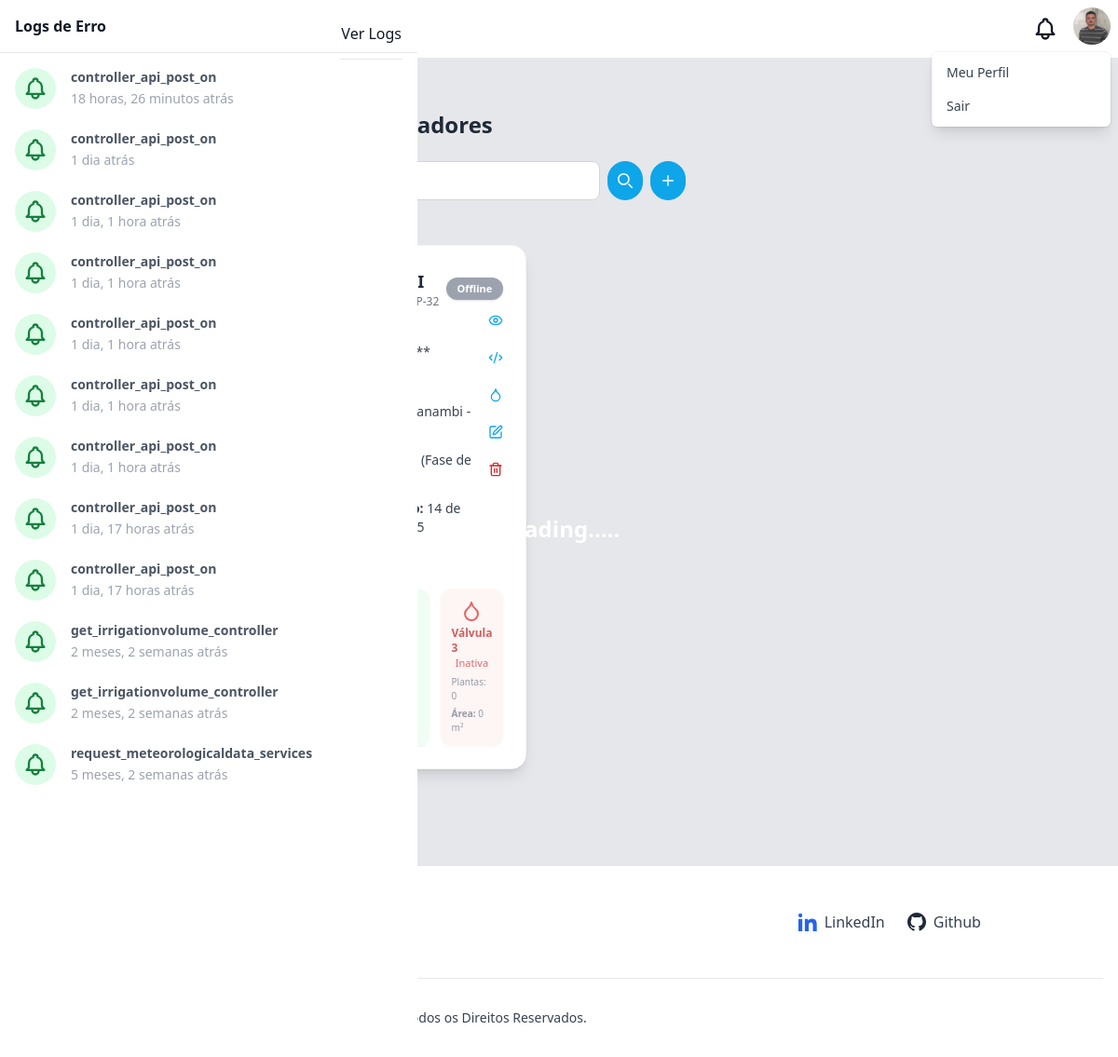
Page /controllers/ (signed in) on the earlier database version.
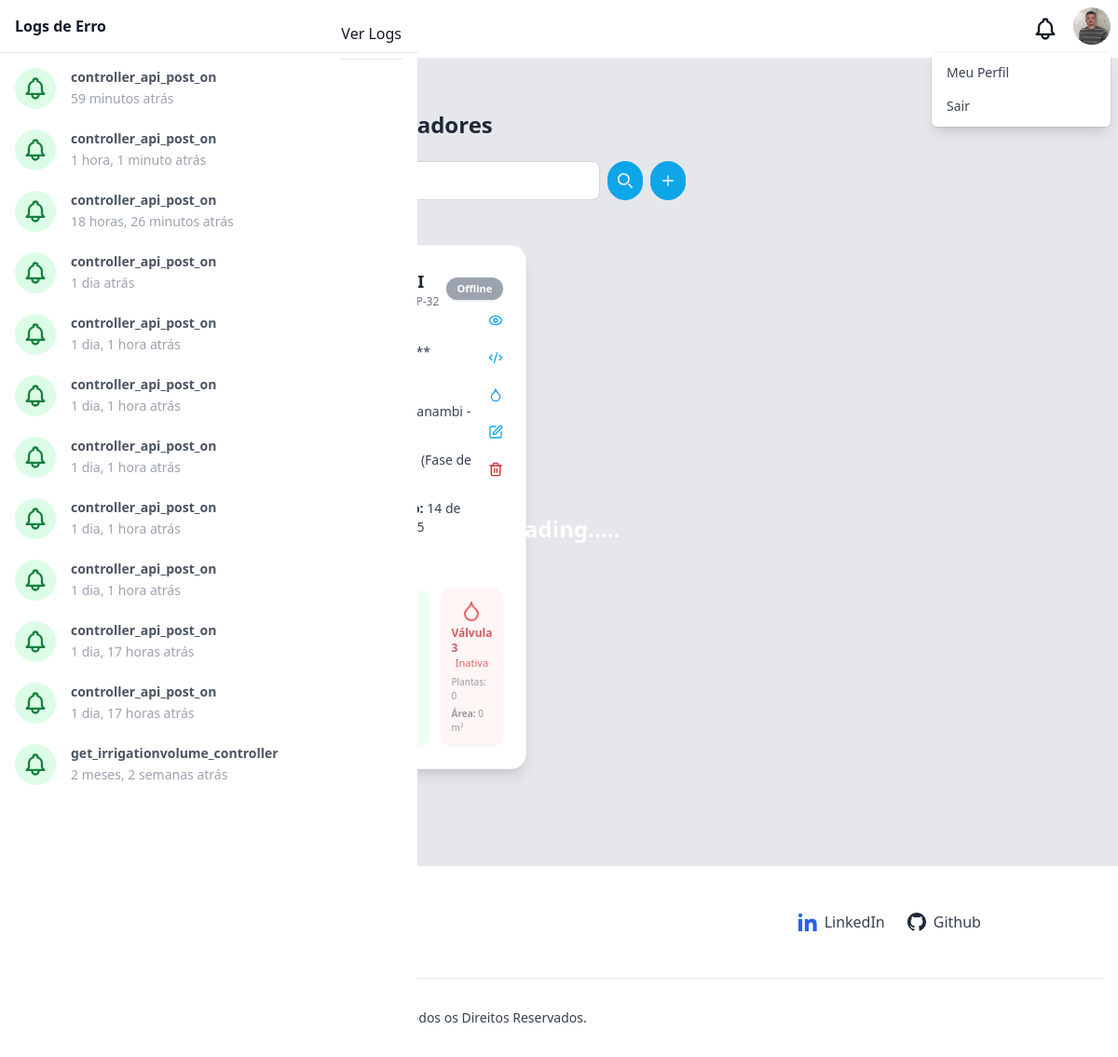
Same page on the later database version.
### controllers/models.py (models this page shows, shortened)
class Controller(models.Model):
    PHASE_CHOICES_VEGETABLE = [
        (1, 'Inicial'),
        (2, 'Vegetativa'),
        (3, 'Floração'),
        (4, 'Frutificação'),
        (5, 'Maturação'),
    ]
    uuid = models.UUIDField(default=uuid.uuid4, unique=True, null=True)
    name = models.CharField(max_length=60)
    device = models.CharField(max_length=60)
    security_code = models.CharField(
        max_length=40,
        unique=True,
        editable=False,
        default=generate_security_code
    )
    ip_address = models.GenericIPAddressField(null=True, blank=True)
    last_irrigation = models.DateField(null=True, blank=True)
    attempts = models.IntegerField(default=0)
    phase_vegetable = models.PositiveSmallIntegerField(
        choices=PHASE_CHOICES_VEGETABLE,
        help_text="Fase do cultivo no momento da irrigação"
    )
    status = models.BooleanField(default=False)
    active = models.BooleanField(default=False)
    code = models.TextField(
        null=True,
        blank=True,
        help_text="Código em C do controlador"
    )
    last_irrigation = models.DateField(null=True, blank=True)
    created_at = models.DateTimeField(auto_now_add=True)
    culturevegetable = models.ForeignKey(
        CultureVegetable,
        on_delete=models.SET_NULL,
        null=True,
        blank=True
    )
    geolocation = models.ForeignKey(
        Geolocation,
        on_delete=models.SET_NULL,
        null=True,
        blank=True
    )

### geolocations/models.py (models this page shows, shortened)
class Geolocation(models.Model):
    city = models.CharField(max_length=255)
    state = models.CharField(max_length=255)
    latitude = models.FloatField()
    longitude = models.FloatField()
    favorite = models.BooleanField(default=False)

### logs/models.py (models this page shows, shortened)
class Log(models.Model):
    reference = models.CharField(max_length=255)
    viewed = models.BooleanField(default=0)
    exception = models.JSONField()
    created_at = models.DateTimeField()

### controllers/views.py (the view)
# urls.py: path('', views.listController, name='controllers_list'),
@login_required(login_url='/auth/login/')
def listController(request):
    logs = Log.objects.order_by('-created_at')
    hasUnread = logs.filter(viewed=False).exists()
    logs = logs[:12]
    geolocations = Geolocation.objects.all()
    culturesVegetables = CultureVegetable.objects.all()
    nameQuery = request.GET.get('name', '')
    formCulturevegetable = CultureVegetableForm()
    controllers = Controller.objects.prefetch_related('valves').all().order_by('created_at')
    if nameQuery:
        controllers = controllers.filter(
            Q(name__icontains=nameQuery)
        )
    for c in controllers:
        valves = list(c.valves.all()[:3])
        while len(valves) < 3:
            valves.append(None)
        c.valves_fixed = valves
    paginator = Paginator(controllers, 9)
    pageNumber = request.GET.get('page')
    pageobj = paginator.get_page(pageNumber)
    return render(request, 'controller/list.html', context={
        'user': request.user,
        'logs': logs,
        'page_obj': pageobj,
        'name_query': nameQuery,
        'form_culture_vegetable': formCulturevegetable,
        'has_unread': hasUnread,
        'geolocations': geolocations,
        'cultures_vegetables': culturesVegetables
    })

### templates/controller/list.html (shortened to what the changed rows need)
{% extends "base.html" %}
{% load static %}
{% block content %}
<link href="https://cdn.jsdelivr.net/npm/select2@4.1.0-rc.0/dist/css/select2.min.css" rel="stylesheet" />
<link href="https://cdn.jsdelivr.net/npm/select2@4.1.0-rc.0/dist/css/select2.min.css" rel="stylesheet" />
<link rel="stylesheet" href="https://cdnjs.cloudflare.com/ajax/libs/highlight.js/11.8.0/styles/vs2015.min.css">
<link
  href="https://cdn.jsdelivr.net/npm/select2@4.1.0-rc.0/dist/css/select2.min.css"
  rel="stylesheet"
/>
<link href="{% static 'css/controller/style.css' %}" rel="stylesheet" />
<div class="antialiased font-sans min-h-[800px] bg-gray-200">
  <div class="container mx-auto py-2 px-4 sm:px-8">
    <div class="py-12">
      <div>
        <h2 class="text-2xl font-semibold leading-tight text-gray-800">
        </h2>
      </div>
      {% if page_obj %}
      <div class="grid grid-cols-1 sm:grid-cols-2 lg:grid-cols-3 gap-6 mt-12 mb-12">
          {% for controller in page_obj %}
            <div class="bg-white rounded-2xl shadow-lg hover:shadow-2xl transition-all duration-300 p-6 relative flex flex-col border border-gray-100">
              <div class="flex items-center justify-between mb-4">
                <div class="flex items-center space-x-3">
                  <div class="p-2 bg-blue-100 rounded-xl">
                  </div>
                  <div>
                    <h2 class="text-lg font-bold text-gray-800">{{ controller.name }}</h2>
                    <p class="text-xs text-gray-500">Dispositivo: {{ controller.device }}</p>
                  </div>
                </div>
                {% if controller.status %}
                  <span class="text-[11px] font-bold px-3 py-1 rounded-full text-white bg-green-600 shadow">
                    Online
                  </span>
                {% else %}
                  <span class="text-[11px] font-bold px-3 py-1 rounded-full text-white bg-gray-400 shadow">
                    Offline
                  </span>
                {% endif %}
              </div>
              <div class="absolute top-16 right-4 flex flex-col items-center gap-2">
                <button onclick="toggleSecret(this)"
                  class="text-sky-500 hover:text-sky-800 transition p-2 rounded-xl hover:bg-blue-50 focus:outline-none focus:ring-2 focus:ring-blue-300">
                  <i data-lucide="eye" class="w-4 h-4"></i>
                </button>
                <button onclick="openDeviceCodeController(this)"
                  data-code="{{ controller.code }}"
                  class="text-sky-500 hover:text-sky-800 transition p-2 rounded-xl hover:bg-blue-50 focus:outline-none focus:ring-2 focus:ring-blue-300">
                  <i id="code-icon" data-lucide="code-xml" class="w-4 h-4"></i>
                </button>
                <button class="text-sky-500 hover:text-sky-800 transition p-2 rounded-xl hover:bg-blue-50 focus:outline-none focus:ring-2 focus:ring-blue-300">
                  <i data-lucide="droplet" class="w-4 h-4"></i>
                </button>
                <button onclick="editController({{ controller.id }})" class="text-sky-500 hover:text-sky-800 transition p-2 rounded-xl hover:bg-blue-50 focus:outline-none focus:ring-2 focus:ring-blue-300">
                  <i data-lucide="edit" class="w-4 h-4"></i>
                </button>
                <button class="text-red-600 transition p-2 rounded-xl focus:outline-none focus:ring-2 focus:ring-red-300" onclick="openDeleteControllerModal({{ controller.id }})">
                  <i data-lucide="trash-2" class="w-4 h-4"></i>
                </button>
              </div>
              <div class="space-y-3 text-gray-700 text-sm">
                <div class="flex items-center">
                  <p>
                    <strong>Chave Secreta:</strong>
                    <span class="secret-code" data-code="{{ controller.security_code }}">****************</span>
                  </p>
                </div>
                <div class="flex items-center">
                  <p><strong>IP:</strong> {{ controller.ip_address }}</p>
                </div>
                <div class="flex items-center">
                  <p><strong>Localização:</strong> {{ controller.geolocation.city }} - {{ controller.geolocation.state }}</p>
                </div>
                <div class="flex items-center">
                  <p>
                    <strong>Cultura:</strong> {{ controller.culturevegetable.name }}
                    {% if controller.phase_vegetable == 1 %}
                      (Fase Inicial)
                    {% elif controller.phase_vegetable == 2 %}
                      (Fase Vegetativa)
                    {% elif controller.phase_vegetable == 3 %}
                      (Fase de Floração)
                    {% elif controller.phase_vegetable == 4 %}
                      (Fase de Frutificação)
                    {% elif controller.phase_vegetable == 5 %}
                      (Fase de Maturação)
                    {% endif %}
                  </p>
                </div>
                <div class="flex items-center">
                  <p><strong>Última Irrigação:</strong> {{ controller.last_irrigation }}</p>
                </div>
              </div>
              <div class="mt-6">
                <h3 class="text-sm font-semibold text-gray-700 mb-3">Válvulas</h3>
                  <div class="grid grid-cols-3 gap-3">
                    {% for valve in controller.valves_fixed %}
                      {% if valve %}
                        <button type="button" data-valve="{{ forloop.counter }}" onclick=""
                          class="flex flex-col items-center bg-green-50 rounded-xl p-3 shadow-sm hover:shadow-lg transition-transform transform hover:scale-105 w-full cursor-pointer focus:outline-none focus:ring-2 focus:ring-blue-300">
                          <p class="text-xs mt-1 font-semibold text-green-700">Válvula {{ forloop.counter }}</p>
                          <span class="text-[11px] text-green-600">Ativa</span>
                          <span class="text-[10px] text-gray-700 mt-1">Plantas: {{ valve.plants_number }}</span>
                          <span class="text-[10px] text-gray-700 mt-1"><strong>Área:</strong> {{ valve.irrigation_radius }} m²</span>
                        </button>
                      {% else %}
                        <div class="flex flex-col items-center bg-red-50 rounded-xl p-3 shadow-sm w-full opacity-70 cursor-not-allowed">
                          <i data-lucide="droplet" class="w-6 h-6 text-red-600"></i>
                          <p class="text-xs mt-1 font-semibold text-red-700">Válvula {{ forloop.counter }}</p>
                          <span class="text-[11px] text-red-600">Inativa</span>
                          <span class="text-[10px] text-gray-500 mt-1">Plantas: 0</span>
                          <span class="text-[10px] text-gray-500 mt-1"><strong>Área:</strong> 0 m²</span>
                        </div>
                      {% endif %}
                    {% endfor %}
                  </div>
              </div>
            </div>
          {% endfor %}
      </div>
    {% endif %}
    </div>
  </div>
</div>
{% endblock %}

### templates/base.html (shortened to what the changed rows need)
{% load static %}
<!DOCTYPE html>
<html lang="pt-br">
  <head>
    <link href="{% static 'css/style.css' %}" rel="stylesheet" />
    <link href="{% static 'css/base.css' %}" rel="stylesheet" />
    <link rel="stylesheet" href="https://unpkg.com/leaflet@1.9.4/dist/leaflet.css" />
  </head>
  <body>
    <div x-data="setup()" x-init="$refs.loading.classList.add('hidden'); setColors(color);" :class="{ 'dark': isDark}">
      <div class="flex h-screen antialiased text-gray-900 bg-gray-100 dark:bg-dark dark:text-light">
        <div class="flex-1 h-full overflow-x-hidden overflow-y-auto">
        {% block content %}
        {% endblock %}
        </div>
        <section
          x-transition:enter="transition duration-300 ease-in-out transform sm:duration-500"
          x-transition:enter-start="-translate-x-full"
          x-transition:enter-end="translate-x-0"
          x-transition:leave="transition duration-300 ease-in-out transform sm:duration-500"
          x-transition:leave-start="translate-x-0"
          x-transition:leave-end="-translate-x-full"
          x-ref="notificationsPanel"
          x-show="isNotificationsPanelOpen"
          @keydown.escape="isNotificationsPanelOpen = false"
          tabindex="-1"
          aria-labelledby="notificationPanelLabel"
          class="fixed inset-y-0 z-20 w-full max-w-xs bg-white dark:bg-darker dark:text-light sm:max-w-md focus:outline-none"
        >
          <div class="flex flex-col h-screen" x-data="{ activeTabe: 'action' }">
            <div class="flex-shrink-0">
              <div class="flex items-center justify-between px-4 pt-4 border-b dark:border-primary-darker">
                <h2 id="notificationPanelLabel" class="pb-4 font-semibold">Logs de Erro</h2>
              </div>
            </div>
            <div class="flex-1 pt-4 overflow-y-hidden hover:overflow-y-auto">
              {% if logs %}
                <div class="space-y-4" x-show.transition.in="activeTabe == 'action'">
                  {% for log in logs %}
                    <a href="/logs/{{log.id}}/get/"
                      class="block hover:bg-gray-100 dark:hover:bg-gray-200 rounded transition-colors duration-150">
                      <div class="flex px-4 space-x-4">
                        <div class="relative flex-shrink-0">
                          <span class="inline-block p-2 overflow-visible rounded-full
                            {% if log.viewed %}
                              bg-green-100 text-green-700
                            {% else %}
                              bg-yellow-100 text-yellow-700
                            {% endif %}">
                          </span>
                          <div class="absolute h-24 p-px -mt-3 -ml-px bg-primary-50 left-1/2 dark:bg-primary-darker"></div>
                        </div>
                        <div class="flex-1 overflow-hidden">
                          <h5 class="text-sm font-semibold text-gray-600 dark:text-light">
                            {{ log.reference }}
                          </h5>
                          <span class="text-sm font-normal text-gray-400 dark:text-primary-light">
                            {{ log.created_at|timesince }} atrás
                          </span>
                        </div>
                      </div>
                    </a>
                  {% endfor %}
                </div>
              {% endif %}
            </div>
          </div>
      </div>
    </div>
  </body>
</html>

Differences in the rows shown:
no longer on this page (row unchanged): Log: reference "get_irrigationvolume_controller", created_at "2 meses, 2 semanas"
no longer on this page (row unchanged): Log: reference "request_meteorologicaldata_services", created_at "5 meses, 2 semanas"
added Log: reference "controller_api_post_on", created_at "59 minutos"
added Log: reference "controller_api_post_on", created_at "1 hora, 1 minuto"
